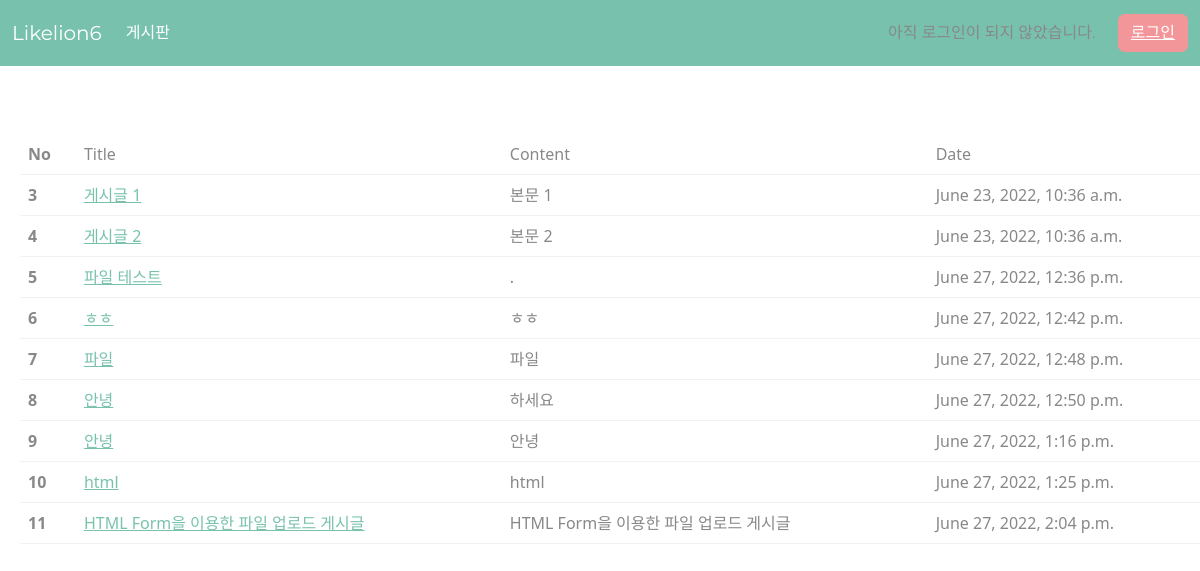
The page / on the database its author committed.
### board/models.py (models this page shows, shortened)
class Board(models.Model):
    title = models.CharField(max_length=100, null = False)
    content = models.TextField()
    date = models.DateTimeField(auto_now_add=True)
    photo = models.ImageField(null = True, blank=True, upload_to = 'board_photo')

### board/views.py (the view)
# urls.py: path('', views.home, name = 'home'),
def home(request):
    posts = Board.objects.all()
    return render(request, "index.html", {'posts': posts})

### board/templates/index.html (shortened to what this page needs)
{% load static %}
<!DOCTYPE html>
<html lang="en">
  <head>
    <link
      rel="stylesheet"
      type="text/css"
      href="{% static 'css/bootstrap.min.css' %}"
    />
  </head>
  <body>
    <nav class="navbar navbar-expand-lg navbar-dark bg-primary">
      <div class="container-fluid">
        <a class="navbar-brand" href="{% url 'home' %}">Likelion6</a>
        <div class="collapse navbar-collapse" id="navbarColor01">
          <ul class="navbar-nav me-auto">
            <li class="nav-item">
              <a class="nav-link active" href="{% url 'home' %}">게시판 </a>
            </li>
          </ul>
          <form class="d-flex btn-box">
            {% if user.is_authenticated %}
            <p>안녕하세요, {{ user.username }}님</p>
            <div style="float: right">
              <button type="submit" class="btn btn-secondary">
                <a href="{% url 'logout' %}" style="color: white">로그아웃</a>
              </button>
            </div>
            {% else %}
            <p>아직 로그인이 되지 않았습니다.</p>
            <div style="float: right">
              <button type="submit" class="btn btn-secondary">
                <a href="{% url 'login' %}" style="color: white">로그인</a>
              </button>
            </div>
            {% endif %}
          </form>
        </div>
      </div>
    </nav>
    <br/>
    <table class="table table-hover" style="margin:20px">
      <br/>
        <thead>
        <tr>
          <th scope="row">No</th>
          <td>Title</td>
          <td>Content</td>
          <td>Date</td>
        </tr>
        {% for post in posts %}
        <tr>
            <th scope="row">{{ post.id }}</td>
            <td><a href = "{% url 'detail' post.id %}">{{ post.title }}</a></td>
            <td>{{ post.content }}</td>
            <td>{{ post.date }}</td>
          </tr>
        {% endfor %}
    </table>
  </body>
</html>

### board/templates/index.html (style rules this page uses)
.btn-box { width: 300px; height: 50px; display: flex; align-items: center; justify-content: space-between; }
.btn-box > p { margin-bottom: 0; }

### rows shown on the page
Board: id "3", title "게시글 1", content "본문 1", date "June 23, 2022, 10:36 a.m."
Board: id "4", title "게시글 2", content "본문 2", date "June 23, 2022, 10:36 a.m."
Board: id "5", title "파일 테스트", content ".", date "June 27, 2022, 12:36 p.m."
Board: id "6", title "ㅎㅎ", content "ㅎㅎ", date "June 27, 2022, 12:42 p.m."
Board: id "7", title "파일", content "파일", date "June 27, 2022, 12:48 p.m."
Board: id "8", title "안녕", content "하세요", date "June 27, 2022, 12:50 p.m."
Board: id "9", title "안녕", content "안녕", date "June 27, 2022, 1:16 p.m."
Board: id "10", title "html", content "html", date "June 27, 2022, 1:25 p.m."
Board: id "11", title "HTML Form을 이용한 파일 업로드 게시글", content "HTML Form을 이용한 파일 업로드 게시글", date "June 27, 2022, 2:04 p.m."
